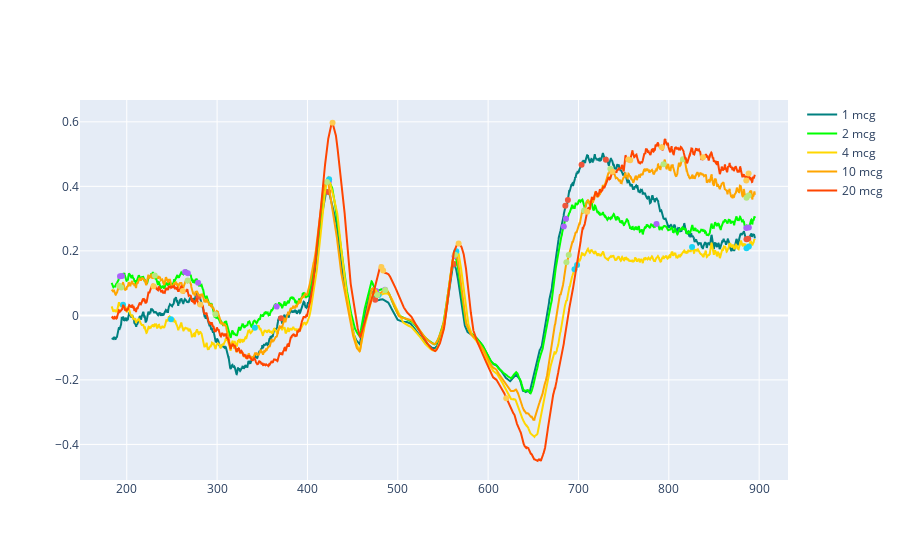

Notebook code for this chart:
### Markdown cell above
## Lambert-Beer Analysis
The Lambert-Beer Law is as follows:

$A=\varepsilon * l * C$

$A$ is the absorbance of the sample at the wavelength(s) at which it is maximized ($\lambda_{max}$ in nm). $l$ is the path length of the cuvette (1 cm). $C$ is the concentration of the sample in moles per liter. $\varepsilon$ is the molar absorption coefficient at $\lambda_{max}$ in $M^{-1}cm^{-1}$.

$\varepsilon$ can be calculated with the equation $\varepsilon = A / C$ at a given wavelength ($l$ is assumed to be 1 cm). It can be experimentally determined by finding $\lambda_{max}$ for multiple known concentrations, plotting the absorbance against concentration for these samples and drawing a line of best fit. The slope of this line is the coefficient.

Some values of $\varepsilon$ for cyanocobalamin in literature have been found:
* 30,800 at 367.5 nm ([source](doi.org/10.1093/ajcn/87.5.1324))
* 11,000 at 468 nm (phenolate cobalamin) ([source](doi.org/10.1042/bj1200263))
* 27,500 at 361 nm ([source](https://www.sigmaaldrich.com/US/en/product/sigma/v2876))
* 8,674 at 550 nm ([source](https://www.sigmaaldrich.com/US/en/product/sigma/v2876))

It is unclear if it will be adequate to apply the previously determined values of $\varepsilon$ for concentration in this analysis. This will depend on whether or not the peaks of absorbance plots show agreement with the peaks at which these molar coefficients have been determined. If not, it will be necessary to determine a coefficient experimentally as described above.

### Code cell
data_path = "Plots\Gen 1\LED Bulb Source\\avg\Win Len 10"
fig = go.Figure()

for c in conc_list:
    data = pd.read_csv(os.path.join(data_path, f"Data_WG_C{c.split()[0]}_Gen1_LED Bulb_avg_WL10.csv"))

    peaks = calc_peaks(data['Absorbance'], method="cwt")

    fig.add_trace(go.Scatter(
        x=data['Wavelength'],
        y=data['Absorbance'],
        mode='lines',
        name=c,
        line_color=colors[c]
    ))

    fig.add_trace(go.Scatter(
        x=[data['Wavelength'][i] for i in peaks],
        y=[data['Absorbance'][i] for i in peaks],
        mode='markers',
        showlegend=False
    ))

fig.show()

### Figure 1 — Plotly figure (JSON) as saved in the notebook; plotly's stock layout.template omitted (floating-point values rounded to 4 significant figures; data arrays with more than 128 entries replaced by an {"elided": "..."} marker saying what was removed)
{"data": [{"line": {"color": "teal"}, "mode": "lines", "name": "1 mcg", "type": "scatter", "x": {"elided": "3015 float values"}, "y": {"elided": "3015 float values"}}, {"mode": "markers", "showlegend": false, "type": "scatter", "x": [279.4, 370.8, 423.0, 475.0, 562.4, 685.5, 688.3, 703.4, 730.3, 886.0, 887.9], "y": [0.05772, -0.008539, 0.3827, 0.04855, 0.1594, 0.34, 0.3579, 0.4673, 0.4824, 0.2356, 0.2378]}, {"line": {"color": "lime"}, "mode": "lines", "name": "2 mcg", "type": "scatter", "x": {"elided": "3015 float values"}, "y": {"elided": "3015 float values"}}, {"mode": "markers", "showlegend": false, "type": "scatter", "x": [192.5, 194.6, 264.6, 267.6, 279.0, 365.9, 423.8, 476.0, 485.9, 562.9, 683.8, 686.2, 786.3, 885.8, 888.6], "y": [0.1211, 0.122, 0.1342, 0.1304, 0.1014, 0.02714, 0.415, 0.07578, 0.07966, 0.1834, 0.2752, 0.2992, 0.2834, 0.2712, 0.2726]}, {"line": {"color": "gold"}, "mode": "lines", "name": "4 mcg", "type": "scatter", "x": {"elided": "3015 float values"}, "y": {"elided": "3015 float values"}}, {"mode": "markers", "showlegend": false, "type": "scatter", "x": [195.8, 249.0, 341.8, 424.0, 478.8, 564.8, 695.6, 698.5, 825.8, 886.0, 888.6], "y": [0.03301, -0.01163, -0.03817, 0.4223, 0.0628, 0.1991, 0.1427, 0.1562, 0.2117, 0.208, 0.2139]}, {"line": {"color": "orange"}, "mode": "lines", "name": "10 mcg", "type": "scatter", "x": {"elided": "3015 float values"}, "y": {"elided": "3015 float values"}}, {"mode": "markers", "showlegend": false, "type": "scatter", "x": [191.6, 193.9, 231.0, 267.4, 298.1, 421.6, 477.4, 486.1, 563.4, 686.6, 689.2, 706.3, 735.3, 794.1, 815.6, 886.0, 888.4], "y": [0.09146, 0.08671, 0.1235, 0.1084, 0.003748, 0.4136, 0.06318, 0.07842, 0.1879, 0.165, 0.187, 0.3249, 0.4547, 0.4683, 0.4839, 0.365, 0.3716]}, {"line": {"color": "orangered"}, "mode": "lines", "name": "20 mcg", "type": "scatter", "x": {"elided": "3015 float values"}, "y": {"elided": "3015 float values"}}, {"mode": "markers", "showlegend": false, "type": "scatter", "x": [229.6, 262.0, 281.3, 427.8, 481.9, 483.8, 567.4, 620.0, 709.6, 737.7, 755.1, 757.3, 792.2, 837.8, 885.8, 888.4], "y": [0.09037, 0.07592, 0.03394, 0.5972, 0.1497, 0.1393, 0.2231, -0.2567, 0.3216, 0.4451, 0.4834, 0.4808, 0.521, 0.4898, 0.4178, 0.4397]}], "layout": {}}
